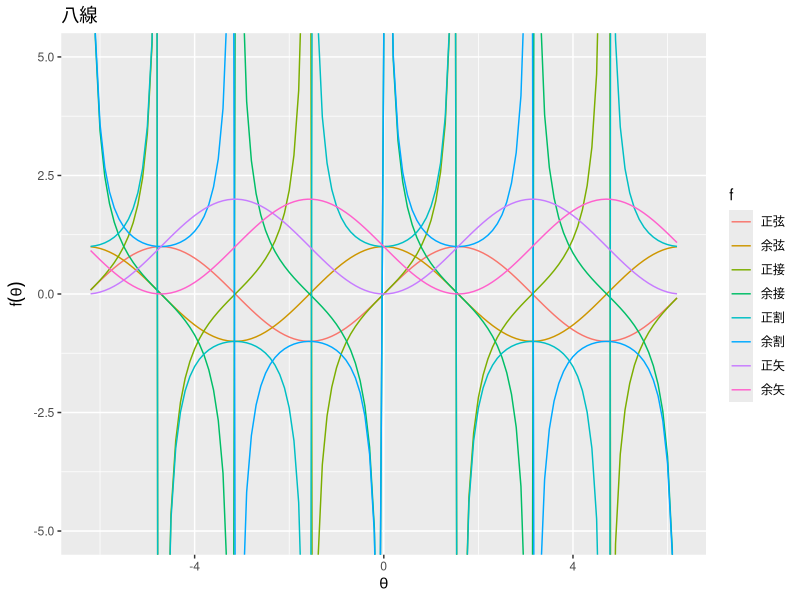
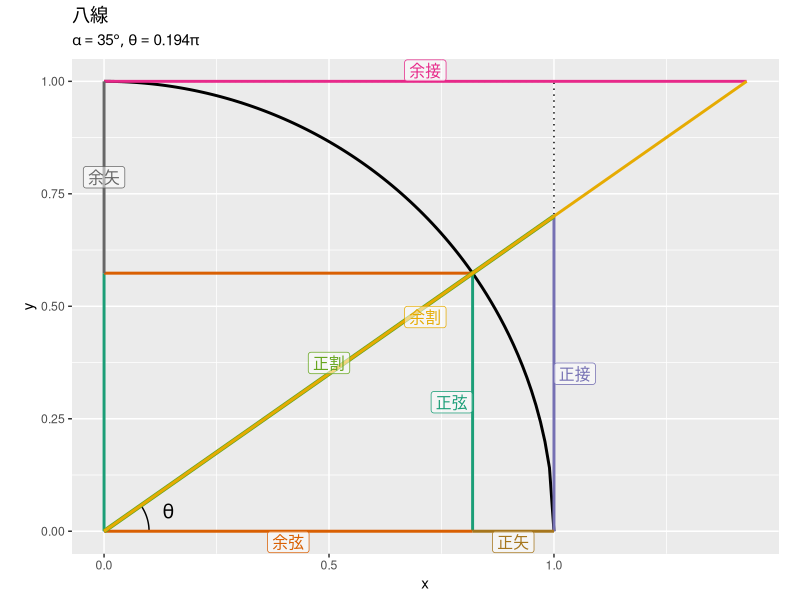
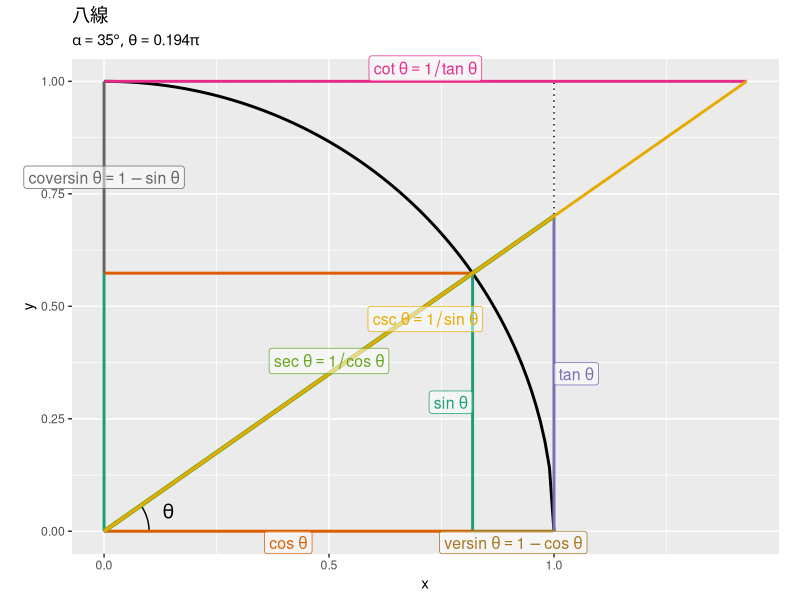
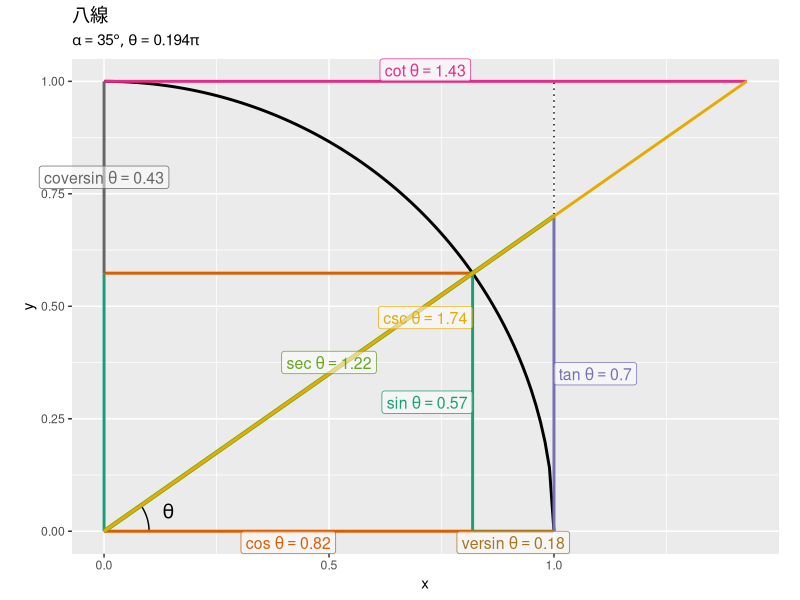

Source code (R) for these figures, in order:
## ---- chunk 1
knitr::opts_chunk$set(
  echo = TRUE, 
  message = FALSE, error = FALSE, warning = FALSE # メッセージを非表示
)
## ---- chunk 2
### 資料作成用:(チェック用)

# 利用パッケージ
library(ggplot2)
## ---- chunk 3
# 八線表
hassen_df <- tibble::tibble(
  alpha = seq(from = 0, to = 90, by = 10), # 角度
  theta = alpha / 180 * pi, # ラジアン
  正弦 = sin(theta), 
  余弦 = cos(theta), 
  正接 = tan(theta), 
  余接 = 1 / tan(theta), 
  正割 = 1 / cos(theta), 
  余割 = 1 / sin(theta), 
  正矢 = 1 - cos(theta), 
  余矢 = 1 - sin(theta)
)
hassen_df
## ---- chunk 4
# 八線(三角関数)を計算
hassen_df <- tibble::tibble(
  theta = seq(from = -2*3.1, to = 2*3.1, by = 0.1), # ラジアン
  正弦 = sin(theta), 
  余弦 = cos(theta), 
  正接 = tan(theta), 
  余接 = 1 / tan(theta), 
  正割 = 1 / cos(theta), 
  余割 = 1 / sin(theta), 
  正矢 = 1 - cos(theta), 
  余矢 = 1 - sin(theta)
) |> 
  tidyr::pivot_longer(
    cols = !theta, 
    names_to = "label", 
    values_to = "value"
  ) |> 
  dplyr::mutate(
    label = label |> 
      factor(levels = c("正弦", "余弦", "正接", "余接", "正割", "余割", "正矢", "余矢")) # 色分け用に因子化
  )
hassen_df
## ---- chunk 5
# 八線(三角関数)のグラフを作成
ggplot() + 
  geom_line(data = hassen_df, mapping = aes(x = theta, y = value, color = label)) + # 八線
  coord_cartesian(ylim = c(-5, 5)) + # 表示範囲
  labs(title = "八線", 
       color = "f", 
       x = expression(theta), y = expression(f(theta)))
## ---- chunk 6
# 角度を指定
alpha <- 35

# ラジアンに変換
theta <- alpha / 180 * pi
theta
## ---- chunk 7
# 単位円(の4分の1)の描画用
sector_df <- tibble::tibble(
  x = seq(from = 0, to = 1, by = 0.01), 
  y = sqrt(1 - x^2)
)
sector_df
## ---- chunk 8
# 単位正方形の描画用
square_df <- tibble::tibble(
  x = c(0, 0, 1, 1, 0), 
  y = c(0, 1, 1, 0, 0)
)
square_df
## ---- chunk 9
# 八線(線分)の描画用
segment_df <- tibble::tribble(
  ~label, ~type,  ~xstart,    ~ystart,    ~xend,        ~yend, 
  "正弦", "sub",  0,          0,          0,            sin(theta), 
  "正弦", "main", cos(theta), 0,          cos(theta),   sin(theta), 
  "余弦", "main", 0,          0,          cos(theta),   0, 
  "余弦", "sub",  0,          sin(theta), cos(theta),   sin(theta), 
  "正接", "main", 1,          0,          1,            tan(theta), 
  "余接", "main", 0,          1,          1/tan(theta), 1, 
  "正割", "main", 0,          0,          1,            tan(theta), 
  "余割", "main", 0,          0,          1/tan(theta), 1, 
  "正矢", "main", 1,          0,          cos(theta),   0, 
  "余矢", "main", 0,          1,          0,            sin(theta)
) |> 
  dplyr::mutate(
    label = label |> 
      factor(levels = c("正弦", "余弦", "正接", "余接", "正割", "余割", "正矢", "余矢")) # 色分け用に因子化
  )
segment_df
## ---- chunk 10
# ラベルの描画用
segment_label_df <- segment_df |> 
  dplyr::filter(type == "main") |> # 重複を除去
  dplyr::group_by(label) |> 
  dplyr::mutate(
    # 線分の中点に配置
    x = median(c(xstart, xend)), 
    y = median(c(ystart, yend))
  ) |> 
  dplyr::ungroup() |> 
  dplyr::select(label, x, y) |> 
  tibble::add_column(
    # ラベルが重ならないように調整
    h = c(1, 0.5, 0, 0.5, 0.5, 0.5, 0.5, 0.5), 
    v = c(0.5, 1, 0.5, 0, 0, 1, 1, 0.5), 
    # 別のラベルを作成
    tri_label = c(
      "sin~theta", 
      "cos~theta", 
      "tan~theta",
      "cot~theta==1/tan~theta", 
      "sec~theta==1/cos~theta", 
      "csc~theta==1/sin~theta", 
      "versin~theta==1-cos~theta", 
      "coversin~theta==1-sin~theta"
    ), # 関数名と狭義の三角関数による定義
    fnc_label = c(
      paste0("sin~theta==", round(sin(theta), 2)), 
      paste0("cos~theta==", round(cos(theta), 2)), 
      paste0("tan~theta==", round(tan(theta), 2)), 
      paste0("cot~theta==", round(1/tan(theta), 2)), 
      paste0("sec~theta==", round(1/cos(theta), 2)), 
      paste0("csc~theta==", round(1/sin(theta), 2)), 
      paste0("versin~theta==", round(1-cos(theta), 2)), 
      paste0("coversin~theta==", round(1-sin(theta), 2))
    ) # 関数名と値
  )
segment_label_df
## ---- chunk 11
# 角度記号の描画用
angle_df <- tibble::tibble(
  alpha = seq(from = 0, to = alpha, by = 0.01), 
  theta = alpha / 180 * pi, 
  x = cos(theta) * 0.1, 
  y = sin(theta) * 0.1
)
angle_df
## ---- chunk 12
# 角度ラベルの描画用
angle_label_df <- tibble::tibble(
  alpha = 0.5 * alpha, 
  theta = alpha / 180 * pi, 
  x = cos(theta) * 0.15, 
  y = sin(theta) * 0.15
)
angle_label_df
## ---- chunk 13
# 変数ラベルを作成
var_label <- paste0("list(alpha==", alpha, "*degree, theta==", round(alpha/180, 3), "*pi)")

# 八線の可視化
ggplot() + 
  geom_path(data = sector_df, 
            mapping = aes(x = x, y = y), 
            size = 1) + # 単位円
  geom_path(data = square_df, 
            mapping = aes(x = x, y = y), 
            linetype = "dotted") + # 単位正方形
  geom_path(data = angle_df, 
            mapping = aes(x = x, y = y)) + # 角度記号
  geom_text(data = angle_label_df, 
            mapping = aes(x = x, y = y), 
            label = "theta", parse = TRUE, size = 5) + # 角度ラベル
  geom_segment(data = segment_df, 
               mapping = aes(x = xstart, y = ystart, xend = xend, yend = yend, color = label, size = label)) + # 八線
  geom_label(data = segment_label_df, 
             mapping = aes(x = x, y = y, label = label, color = label, hjust = h, vjust = v), 
             parse = FALSE, alpha = 0.5, size = 4) + # 八線ラベル
  scale_color_brewer(palette = "Dark2") + # 近い色になるのを避けるため
  scale_size_manual(breaks = c("正弦", "余弦", "正接", "余接", "正割", "余割", "正矢", "余矢"), 
                    values = c(1, 1, 1, 1, 1.5, 1, 1, 1)) + # 正割と余割が重なるため
  theme(legend.position = "none") + # 凡例を非表示
  coord_fixed(ratio = 1, clip = "off") + # アスペクト比
  labs(title = "八線", 
       subtitle = parse(text = var_label))
## ---- chunk 14
### 資料作成用:(再掲)

# 八線の可視化
ggplot() + 
  geom_path(data = sector_df, 
            mapping = aes(x = x, y = y), 
            size = 1) + # 単位円
  geom_path(data = square_df, 
            mapping = aes(x = x, y = y), 
            linetype = "dotted") + # 単位正方形
  geom_path(data = angle_df, 
            mapping = aes(x = x, y = y)) + # 角度記号
  geom_text(data = angle_label_df, 
            mapping = aes(x = x, y = y), 
            label = "theta", parse = TRUE, size = 5) + # 角度ラベル
  geom_segment(data = segment_df, 
               mapping = aes(x = xstart, y = ystart, xend = xend, yend = yend, color = label, size = label)) + # 八線
  geom_label(data = segment_label_df, 
             mapping = aes(x = x, y = y, label = tri_label, color = label, hjust = h, vjust = v), 
             parse = TRUE, alpha = 0.5, size = 4) + # 八線ラベル
  scale_color_brewer(palette = "Dark2") + # 近い色になるのを避けるため
  scale_size_manual(breaks = c("正弦", "余弦", "正接", "余接", "正割", "余割", "正矢", "余矢"), 
                    values = c(1, 1, 1, 1, 1.5, 1, 1, 1)) + # 正割と余割が重なるため
  theme(legend.position = "none") + # 凡例を非表示
  coord_fixed(ratio = 1, clip = "off") + # アスペクト比
  labs(title = "八線", 
       subtitle = parse(text = var_label))
## ---- chunk 15
### 資料作成用:(再掲)

# 八線の可視化
ggplot() + 
  geom_path(data = sector_df, 
            mapping = aes(x = x, y = y), 
            size = 1) + # 単位円
  geom_path(data = square_df, 
            mapping = aes(x = x, y = y), 
            linetype = "dotted") + # 単位正方形
  geom_path(data = angle_df, 
            mapping = aes(x = x, y = y)) + # 角度記号
  geom_text(data = angle_label_df, 
            mapping = aes(x = x, y = y), 
            label = "theta", parse = TRUE, size = 5) + # 角度ラベル
  geom_segment(data = segment_df, 
               mapping = aes(x = xstart, y = ystart, xend = xend, yend = yend, color = label, size = label)) + # 八線
  geom_label(data = segment_label_df, 
             mapping = aes(x = x, y = y, label = fnc_label, color = label, hjust = h, vjust = v), 
             parse = TRUE, alpha = 0.5, size = 4) + # 八線ラベル
  scale_color_brewer(palette = "Dark2") + # 近い色になるのを避けるため
  scale_size_manual(breaks = c("正弦", "余弦", "正接", "余接", "正割", "余割", "正矢", "余矢"), 
                    values = c(1, 1, 1, 1, 1.5, 1, 1, 1)) + # 正割と余割が重なるため
  theme(legend.position = "none") + # 凡例を非表示
  coord_fixed(ratio = 1, clip = "off") + # アスペクト比
  labs(title = "八線", 
       subtitle = parse(text = var_label))
## ---- chunk 16
# フレーム数を指定
frame_num <- 101

# 八線(線分)の描画用
anim_segment_df <- tidyr::expand_grid(
  alpha = seq(from = 0, to = 90, length.out = frame_num), # 角度
  label = c("正弦", "正弦", "余弦", "余弦", "正接", "余接", "正割", "余割", "正矢", "余矢") |> 
    factor(levels = c("正弦", "余弦", "正接", "余接", "正割", "余割", "正矢", "余矢")) # 色分け用に因子化
) |> # 角度ごとに八線(用の行)を複製
  dplyr::group_by(alpha) |> 
  dplyr::mutate(
    theta = unique(alpha) / 180 * pi, # ラジアン
    type = c("sub", "main", "main", "sub", "main", "main", "main", "main", "main", "main"), 
    xstart = c(0, cos(unique(theta)), 0, 0, 1, 0, 0, 0, 1, 0), 
    ystart = c(0, 0, 0, sin(unique(theta)), 0, 1, 0, 0, 0, 1), 
    xend = c(0, cos(unique(theta)), cos(unique(theta)), cos(unique(theta)), 1, 1/tan(unique(theta)), 1, 1/tan(unique(theta)), cos(unique(theta)), 0), 
    yend = c(sin(unique(theta)), sin(unique(theta)), 0, sin(unique(theta)), tan(unique(theta)), 1, tan(unique(theta)), 1, 0, sin(unique(theta))), 
    frame_label = paste0("α = ", round(unique(alpha), 2), ", Θ = ", round(unique(alpha)/180, 2), "π") |> 
      factor(levels = paste0("α = ", round(seq(0, 90, length.out = frame_num), 2), ", Θ = ", round(seq(0, 90, length.out = frame_num)/180, 2), "π")) # フレーム切替用ラベル
  ) |> 
  dplyr::ungroup()
anim_segment_df
## ---- chunk 17
# 八線ラベルの描画用
anim_segment_label_df <- anim_segment_df |> 
  dplyr::filter(type == "main") |> # 重複を除去
  dplyr::group_by(theta) |> 
  dplyr::mutate(
    # ラベルが重ならないように調整
    h = c(1, 0.5, 0, 0.5, 0.5, 0.5, 0.5, 0.5), 
    v = c(0.5, 1, 0.5, 0, 0, 1, 1, 0.5), 
    # 別のラベルを作成
    tri_label = c(
      "sin~theta", 
      "cos~theta", 
      "tan~theta",
      "cot~theta==1/tan~theta", 
      "sec~theta==1/cos~theta", 
      "csc~theta==1/sin~theta", 
      "versin~theta==1-cos~theta", 
      "coversin~theta==1-sin~theta"
    ), # 関数名と狭義の三角関数による定義
    fnc_label = c(
      paste0("sin~theta==", round(sin(unique(theta)), 2)), 
      paste0("cos~theta==", round(cos(unique(theta)), 2)), 
      paste0("tan~theta==", round(tan(unique(theta)), 2)), 
      paste0("cot~theta==", round(1/tan(unique(theta)), 2)), 
      paste0("sec~theta==", round(1/cos(unique(theta)), 2)), 
      paste0("csc~theta==", round(1/sin(unique(theta)), 2)), 
      paste0("versin~theta==", round(1-cos(unique(theta)), 2)), 
      paste0("coversin~theta==", round(1-sin(unique(theta)), 2))
    ) # 関数名と値
  ) |> 
  dplyr::group_by(alpha, label) |> 
  dplyr::mutate(
    # 線分の中点に配置
    x = median(c(xstart, xend)), 
    y = median(c(ystart, yend)), 
  ) |> 
  dplyr::ungroup() |> 
  dplyr::select(alpha, theta, frame_label, label, fnc_label, tri_label, x, y, h, v)
anim_segment_label_df
## ---- chunk 18
# 角度記号の描画用
anim_angle_df <- tidyr::expand_grid(
  frame = 1:frame_num, 
  alpha = seq(from = 0, to = 90, by = 0.1) # 角度
) |> # フレームごとに全ての値を複製
  dplyr::group_by(frame) |> 
  dplyr::filter(alpha <= seq(from = 0, to = 90, length.out = frame_num)[unique(frame)]) |> # フレームごとの角度以下の値を抽出
  dplyr::mutate(
    theta = alpha / 180 * pi, # ラジアン
    x = cos(theta) * 0.1, 
    y = sin(theta) * 0.1, 
    frame_label = paste0("α = ", round(seq(0, 90, length.out = frame_num)[unique(frame)], 2), ", Θ = ", round(seq(0, 90, length.out = frame_num)[unique(frame)]/180, 2), "π") |> 
      factor(levels = paste0("α = ", round(seq(0, 90, length.out = frame_num), 2), ", Θ = ", round(seq(0, 90, length.out = frame_num)/180, 2), "π")) # フレーム切替用ラベル
  )
anim_angle_df
## ---- chunk 19
# 角度ラベルの描画用
anim_angle_label_df <- anim_angle_df |> 
  dplyr::group_by(frame_label) |> 
  dplyr::mutate(alpha = median(alpha)) |> 
  dplyr::distinct(frame_label, alpha) |> 
  dplyr::mutate(
    theta = alpha / 180 * pi, 
    x = cos(theta) * 0.15, 
    y = sin(theta) * 0.15
  )
anim_angle_df
## ---- chunk 20
# 八線のアニメーションを作図
anim <- ggplot() + 
  geom_path(data = sector_df, 
            mapping = aes(x = x, y = y), 
            size = 1) + # 単位円
  geom_path(data = square_df, 
            mapping = aes(x = x, y = y), 
            linetype = "dotted") + # 単位正方形
  geom_path(data = anim_angle_df, 
            mapping = aes(x = x, y = y)) + # 角度記号
  geom_text(data = anim_angle_label_df, 
            mapping = aes(x = x, y = y), 
            label = "theta", parse = TRUE, size = 5) + # 角度ラベル
  geom_segment(data = anim_segment_df, 
               mapping = aes(x = xstart, y = ystart, xend = xend, yend = yend, color = label, size = label)) + # 八線
  geom_label(data = anim_segment_label_df, 
             mapping = aes(x = x, y = y, label = fnc_label, color = label, hjust = h, vjust = v), 
             parse = TRUE, alpha = 0.5, size = 6) + # 八線ラベル
  gganimate::transition_manual(frames = frame_label) + # フレーム切替
  scale_color_brewer(palette = "Dark2") + # 近い色になるのを避けるため
  scale_size_manual(breaks = c("正弦", "余弦", "正接", "余接", "正割", "余割", "正矢", "余矢"), 
                    values = c(1, 1, 1, 1, 1.5, 1, 1, 1)) + # 正割と余割が重なるため
  theme(legend.position = "none") + # 凡例を非表示
  coord_fixed(ratio = 1, xlim = c(0, 2), ylim = c(0, 2), clip = "off") + # アスペクト比
  labs(title = "八線", 
       subtitle = "{current_frame}")

# gif画像を作成
gganimate::animate(plot = anim, nframe = frame_num, fps = 10, width = 800, height = 800)
